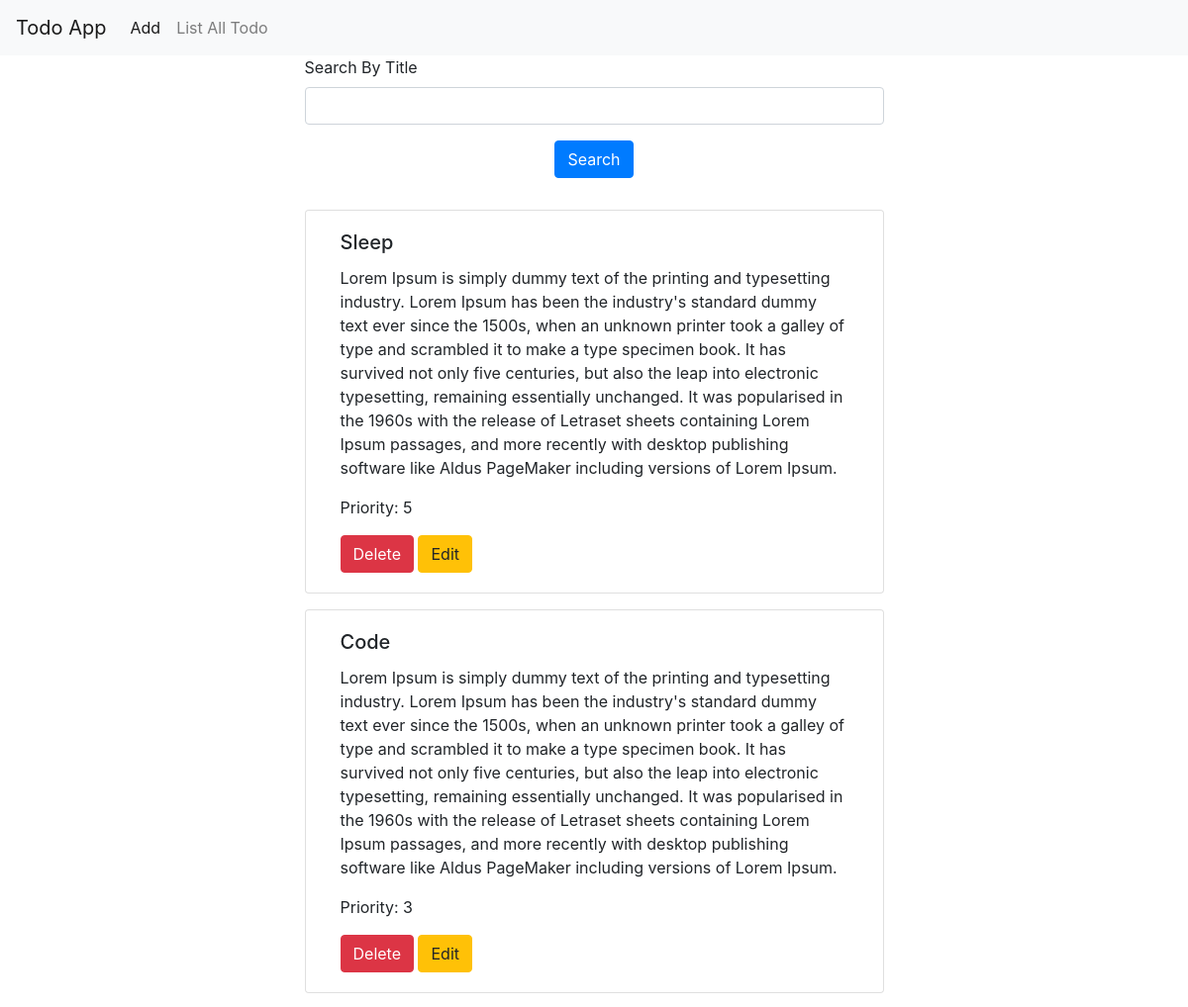
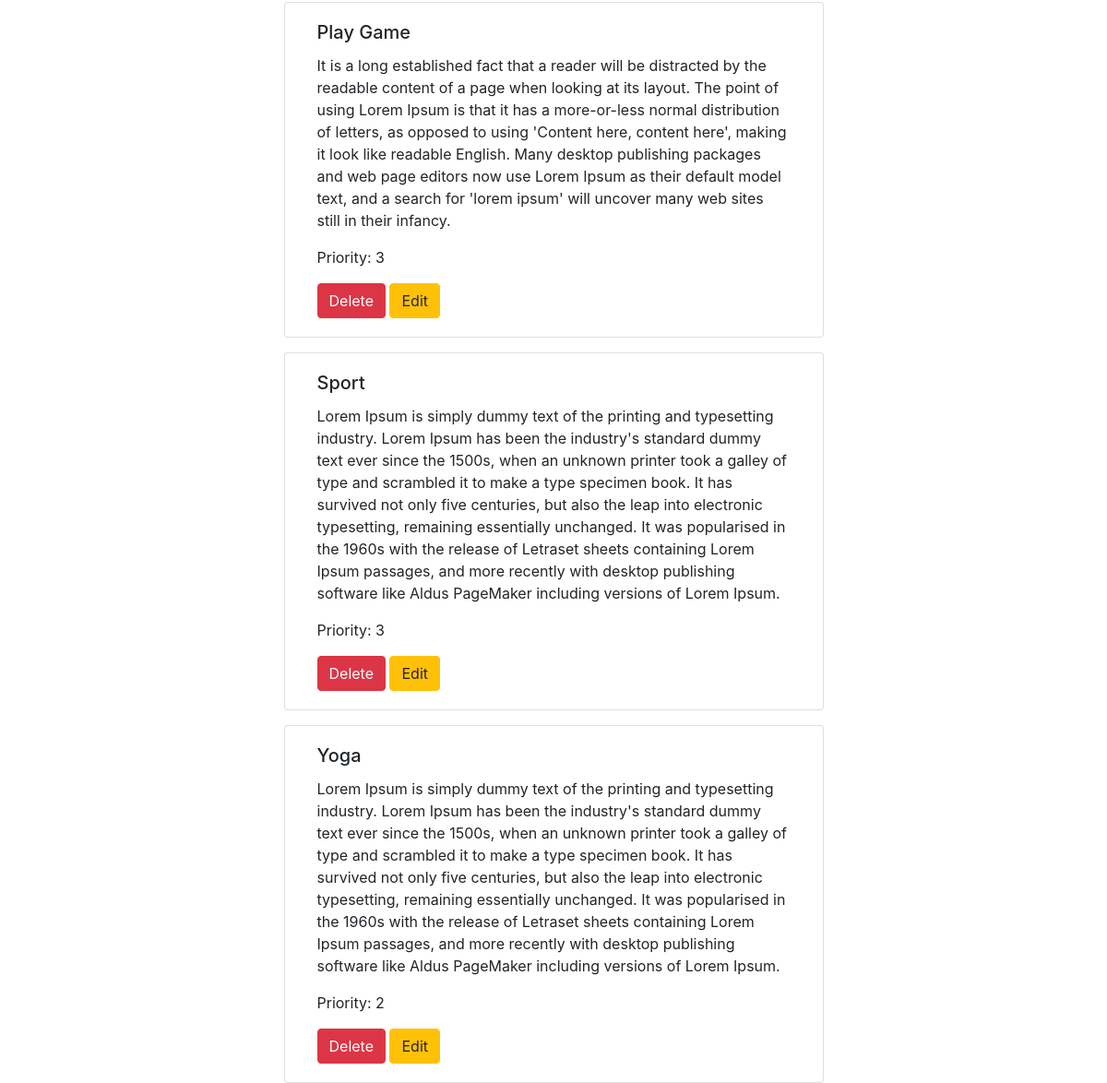
The page / on the database its author committed (2 pictures, top to bottom).
### wishlist/models.py (models this page shows, shortened)
class Wishlist(models.Model):
    title = models.CharField(max_length=255, null=True, blank=True)
    description = models.TextField(null=True, blank=True)
    priority = models.IntegerField(null=True, blank=True)
    created_at = models.DateTimeField(auto_now_add=True, null=True, blank=True)
    class Meta:
        ordering = ['-priority']

### wishlist/views.py (the view)
# urls.py: path('', views.ListWishes, name='list'),
def ListWishes(request):
    wishlist, search_query = SearchWishlist(request)
    context = {'wishlist': wishlist, 'search_query': search_query}
    return render(request, 'list.html', context)

### wishlist/utils.py (called while the page is built)
def SearchWishlist(request):
    search_query = ''
    if request.GET.get('search_query'):
        search_query = request.GET.get('search_query')
    wishlist = Wishlist.objects.distinct().filter(
        Q(title__icontains=search_query) |
        Q(priority__icontains=search_query)
    )
    return wishlist, search_query

### templates/list.html (shortened to what this page needs)
{% extends 'index.html' %}
{% block content %}
<div class="row">
  <div class="col-md-6" style="margin: 0 auto">
    <form action="{% url 'list' %}" method="GET">
      <label for="query">Search By Title</label>
      <input type="text" class="form-control" name="search_query" id="search_query" value="{{search_query}}"/>
      <button
        type="submit"
        class="btn btn-primary"
        style="display: block; margin: 1rem auto"
      >
        Search
      </button>
    </form>
  </div>
</div>
{% for wish in wishlist %}
<div class="row">
  <div class="col-md-6" style="margin: 0 auto">
    <div class="card container-fluid" style="margin-top: 1rem">
      <div class="card-body">
        <h5 class="card-title">{{wish.title}}</h5>
        <p class="card-text">{{wish.description}}</p>
        <p class="card-text">Priority: <span>{{wish.priority}}</span></p>
        <a href="{% url 'delete' wish.id%}" class="btn btn-danger">Delete</a>
        <a href="{% url 'edit' wish.id %}" class="btn btn-warning">Edit</a>
      </div>
    </div>
  </div>
</div>
{% endfor %}
{% endblock %}

### templates/index.html (shortened to what this page needs)
<!DOCTYPE html>
<html lang="en">
  <head>
    <link
      rel="stylesheet"
      href="https://stackpath.bootstrapcdn.com/bootstrap/4.4.1/css/bootstrap.min.css"
    />
  </head>
  <body>
    {% include 'narbar.html' %}
    {% block content %}
    {% endblock content %}
  </body>
</html>

### templates/narbar.html (shortened to what this page needs)
{% load static %}
<nav class="navbar navbar-expand-lg navbar-light bg-light">
    <a class="navbar-brand" href="{% url 'list' %}">Todo App</a>
    <div class="collapse navbar-collapse" id="navbarSupportedContent">
      <ul class="navbar-nav mr-auto">
        <li class="nav-item active">
          <a class="nav-link" href="{% url 'add' %}">Add<span class="sr-only">(current)</span></a>
        </li>
        <li class="nav-item">
          <a class="nav-link" href="{% url 'list' %}">List All Todo</a>
        </li>
    </div>
  </nav>

### rows shown on the page
Wishlist: title "Sleep", description "Lorem Ipsum is simply dummy text of the printing and typesetting industry. Lorem Ipsum has been the industry's standard dummy text ever since the 1500s, when an unknown printer took a galley of type and scrambled it to make a type specimen book. It has survived not only five centuries, but also the leap into electronic typesetting, remaining essentially unchanged. It was popularised in the 1960s with the release of Letraset sheets containing Lorem Ipsum passages, and more recently with desktop publishing software like Aldus PageMaker including versions of Lorem Ipsum.", priority "5"
Wishlist: title "Code", description "Lorem Ipsum is simply dummy text of the printing and typesetting industry. Lorem Ipsum has been the industry's standard dummy text ever since the 1500s, when an unknown printer took a galley of type and scrambled it to make a type specimen book. It has survived not only five centuries, but also the leap into electronic typesetting, remaining essentially unchanged. It was popularised in the 1960s with the release of Letraset sheets containing Lorem Ipsum passages, and more recently with desktop publishing software like Aldus PageMaker including versions of Lorem Ipsum.", priority "3"
Wishlist: title "Play Game", description "It is a long established fact that a reader will be distracted by the readable content of a page when looking at its layout. The point of using Lorem Ipsum is that it has a more-or-less normal distribution of letters, as opposed to using 'Content here, content here', making it look like readable English. Many desktop publishing packages and web page editors now use Lorem Ipsum as their default model text, and a search for 'lorem ipsum' will uncover many web sites still in their infancy.", priority "3"
Wishlist: title "Sport", description "Lorem Ipsum is simply dummy text of the printing and typesetting industry. Lorem Ipsum has been the industry's standard dummy text ever since the 1500s, when an unknown printer took a galley of type and scrambled it to make a type specimen book. It has survived not only five centuries, but also the leap into electronic typesetting, remaining essentially unchanged. It was popularised in the 1960s with the release of Letraset sheets containing Lorem Ipsum passages, and more recently with desktop publishing software like Aldus PageMaker including versions of Lorem Ipsum.", priority "3"
Wishlist: title "Yoga", description "Lorem Ipsum is simply dummy text of the printing and typesetting industry. Lorem Ipsum has been the industry's standard dummy text ever since the 1500s, when an unknown printer took a galley of type and scrambled it to make a type specimen book. It has survived not only five centuries, but also the leap into electronic typesetting, remaining essentially unchanged. It was popularised in the 1960s with the release of Letraset sheets containing Lorem Ipsum passages, and more recently with desktop publishing software like Aldus PageMaker including versions of Lorem Ipsum.", priority "2"
